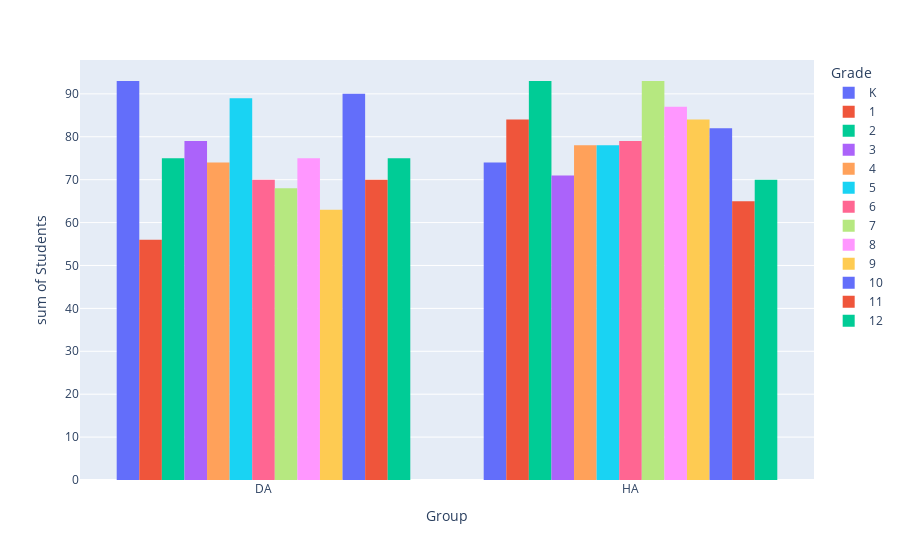

This figure's notebook cell:
### Code cell
chart, table, pivot = create_interactive_bar_chart_and_table(original_data_source=df_students, y_value = 'Students', filter_list = [('School',['DA', 'HA'])], comparison_values = ['School', 'Grade'], pivot_aggfunc='sum', color_value='Grade', reorder_bars_by = 'Grade', reordering_map = {'K':0, '1':1, '2':2, '3':3, '4':4, '5':5, '6':6, '7':7, '8':8, '9':9, '10':10, '11':11, '12':12, 1:1, 2:2, 3:3, 4:4, 5:5, 6:6, 7:7, 8:8, 9:9, 10:10, 11:11, 12:12})
chart

### Figure 1 — Plotly figure (JSON) as saved in the notebook; plotly's stock layout.template omitted (floating-point values rounded to 4 significant figures)
{"data": [{"alignmentgroup": "True", "bingroup": "x", "histfunc": "sum", "hovertemplate": "Grade=K<br>Group=%{x}<br>sum of Students=%{y}<extra></extra>", "legendgroup": "K", "marker": {"color": "#636efa", "pattern": {"shape": ""}}, "name": "K", "offsetgroup": "K", "orientation": "v", "showlegend": true, "type": "histogram", "x": ["DA", "HA"], "xaxis": "x", "y": [93, 74], "yaxis": "y"}, {"alignmentgroup": "True", "bingroup": "x", "histfunc": "sum", "hovertemplate": "Grade=1<br>Group=%{x}<br>sum of Students=%{y}<extra></extra>", "legendgroup": "1", "marker": {"color": "#EF553B", "pattern": {"shape": ""}}, "name": "1", "offsetgroup": "1", "orientation": "v", "showlegend": true, "type": "histogram", "x": ["HA", "DA"], "xaxis": "x", "y": [84, 56], "yaxis": "y"}, {"alignmentgroup": "True", "bingroup": "x", "histfunc": "sum", "hovertemplate": "Grade=2<br>Group=%{x}<br>sum of Students=%{y}<extra></extra>", "legendgroup": "2", "marker": {"color": "#00cc96", "pattern": {"shape": ""}}, "name": "2", "offsetgroup": "2", "orientation": "v", "showlegend": true, "type": "histogram", "x": ["DA", "HA"], "xaxis": "x", "y": [75, 93], "yaxis": "y"}, {"alignmentgroup": "True", "bingroup": "x", "histfunc": "sum", "hovertemplate": "Grade=3<br>Group=%{x}<br>sum of Students=%{y}<extra></extra>", "legendgroup": "3", "marker": {"color": "#ab63fa", "pattern": {"shape": ""}}, "name": "3", "offsetgroup": "3", "orientation": "v", "showlegend": true, "type": "histogram", "x": ["DA", "HA"], "xaxis": "x", "y": [79, 71], "yaxis": "y"}, {"alignmentgroup": "True", "bingroup": "x", "histfunc": "sum", "hovertemplate": "Grade=4<br>Group=%{x}<br>sum of Students=%{y}<extra></extra>", "legendgroup": "4", "marker": {"color": "#FFA15A", "pattern": {"shape": ""}}, "name": "4", "offsetgroup": "4", "orientation": "v", "showlegend": true, "type": "histogram", "x": ["DA", "HA"], "xaxis": "x", "y": [74, 78], "yaxis": "y"}, {"alignmentgroup": "True", "bingroup": "x", "histfunc": "sum", "hovertemplate": "Grade=5<br>Group=%{x}<br>sum of Students=%{y}<extra></extra>", "legendgroup": "5", "marker": {"color": "#19d3f3", "pattern": {"shape": ""}}, "name": "5", "offsetgroup": "5", "orientation": "v", "showlegend": true, "type": "histogram", "x": ["DA", "HA"], "xaxis": "x", "y": [89, 78], "yaxis": "y"}, {"alignmentgroup": "True", "bingroup": "x", "histfunc": "sum", "hovertemplate": "Grade=6<br>Group=%{x}<br>sum of Students=%{y}<extra></extra>", "legendgroup": "6", "marker": {"color": "#FF6692", "pattern": {"shape": ""}}, "name": "6", "offsetgroup": "6", "orientation": "v", "showlegend": true, "type": "histogram", "x": ["DA", "HA"], "xaxis": "x", "y": [70, 79], "yaxis": "y"}, {"alignmentgroup": "True", "bingroup": "x", "histfunc": "sum", "hovertemplate": "Grade=7<br>Group=%{x}<br>sum of Students=%{y}<extra></extra>", "legendgroup": "7", "marker": {"color": "#B6E880", "pattern": {"shape": ""}}, "name": "7", "offsetgroup": "7", "orientation": "v", "showlegend": true, "type": "histogram", "x": ["DA", "HA"], "xaxis": "x", "y": [68, 93], "yaxis": "y"}, {"alignmentgroup": "True", "bingroup": "x", "histfunc": "sum", "hovertemplate": "Grade=8<br>Group=%{x}<br>sum of Students=%{y}<extra></extra>", "legendgroup": "8", "marker": {"color": "#FF97FF", "pattern": {"shape": ""}}, "name": "8", "offsetgroup": "8", "orientation": "v", "showlegend": true, "type": "histogram", "x": ["DA", "HA"], "xaxis": "x", "y": [75, 87], "yaxis": "y"}, {"alignmentgroup": "True", "bingroup": "x", "histfunc": "sum", "hovertemplate": "Grade=9<br>Group=%{x}<br>sum of Students=%{y}<extra></extra>", "legendgroup": "9", "marker": {"color": "#FECB52", "pattern": {"shape": ""}}, "name": "9", "offsetgroup": "9", "orientation": "v", "showlegend": true, "type": "histogram", "x": ["DA", "HA"], "xaxis": "x", "y": [63, 84], "yaxis": "y"}, {"alignmentgroup": "True", "bingroup": "x", "histfunc": "sum", "hovertemplate": "Grade=10<br>Group=%{x}<br>sum of Students=%{y}<extra></extra>", "legendgroup": "10", "marker": {"color": "#636efa", "pattern": {"shape": ""}}, "name": "10", "offsetgroup": "10", "orientation": "v", "showlegend": true, "type": "histogram", "x": ["HA", "DA"], "xaxis": "x", "y": [82, 90], "yaxis": "y"}, {"alignmentgroup": "True", "bingroup": "x", "histfunc": "sum", "hovertemplate": "Grade=11<br>Group=%{x}<br>sum of Students=%{y}<extra></extra>", "legendgroup": "11", "marker": {"color": "#EF553B", "pattern": {"shape": ""}}, "name": "11", "offsetgroup": "11", "orientation": "v", "showlegend": true, "type": "histogram", "x": ["HA", "DA"], "xaxis": "x", "y": [65, 70], "yaxis": "y"}, {"alignmentgroup": "True", "bingroup": "x", "histfunc": "sum", "hovertemplate": "Grade=12<br>Group=%{x}<br>sum of Students=%{y}<extra></extra>", "legendgroup": "12", "marker": {"color": "#00cc96", "pattern": {"shape": ""}}, "name": "12", "offsetgroup": "12", "orientation": "v", "showlegend": true, "type": "histogram", "x": ["DA", "HA"], "xaxis": "x", "y": [75, 70], "yaxis": "y"}], "layout": {"barmode": "group", "legend": {"title": {"text": "Grade"}, "tracegroupgap": 0}, "margin": {"t": 60}, "xaxis": {"anchor": "y", "domain": [0, 1], "title": {"text": "Group"}}, "yaxis": {"anchor": "x", "domain": [0, 1], "title": {"text": "sum of Students"}}}}
